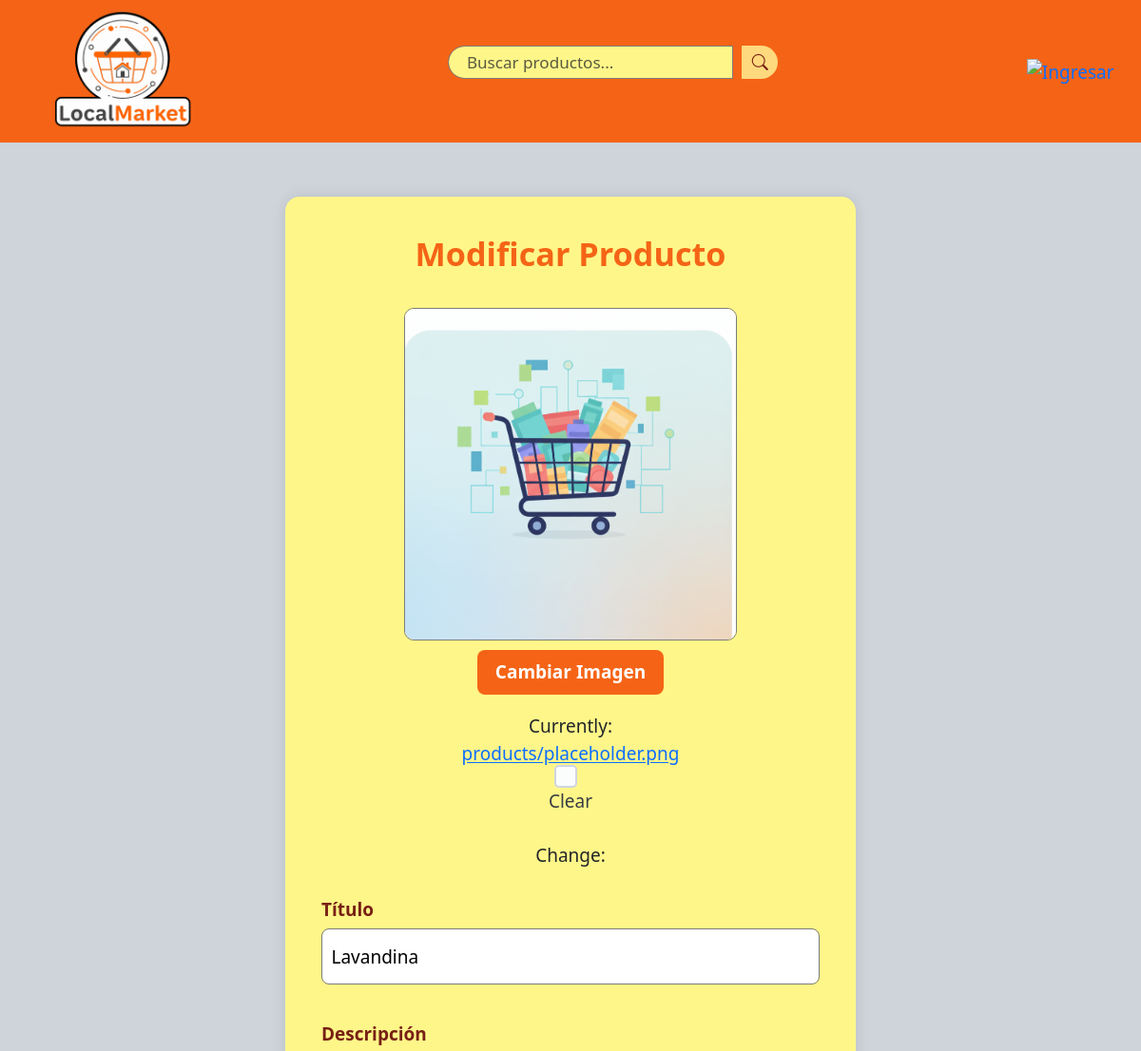
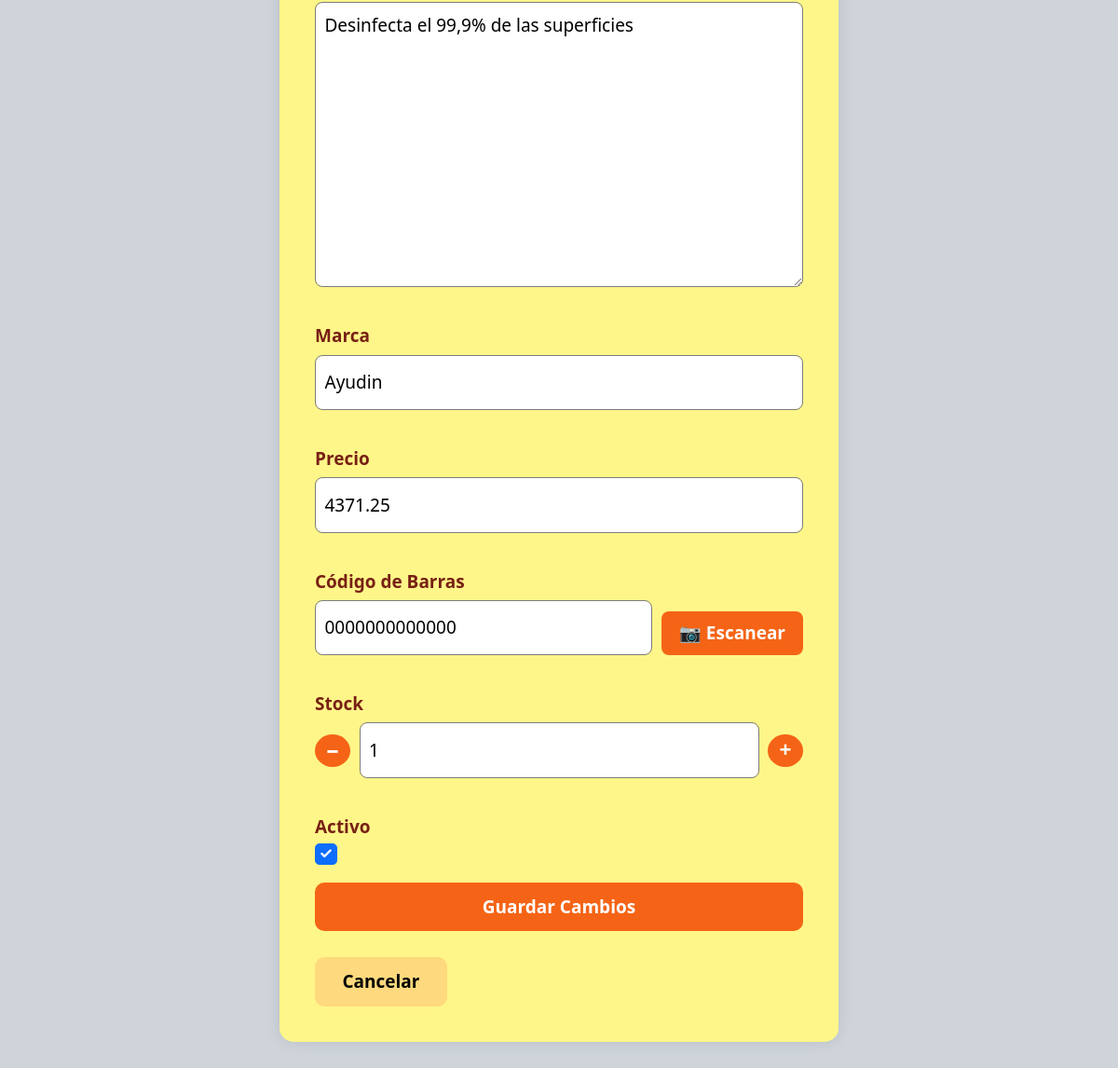
Page /productos/4/modificar/ on the committed database (2 pictures, top to bottom).
### market/models.py (models this page shows, shortened)
class Product(models.Model):
    seller = models.ForeignKey(
        settings.AUTH_USER_MODEL,
        on_delete=models.CASCADE,
        related_name="products"
    )
    title = models.CharField(max_length=200)
    description = models.TextField(blank=True)
    marca = models.CharField(max_length=100, blank=True, default="Generico")
    price = models.DecimalField(max_digits=12, decimal_places=2)
    image = models.ImageField(
        upload_to="products/",
        blank=True,
        null=True,
        default="products/placeholder.png"
    )
    barcode = models.CharField(
        max_length=13,
        blank=True,
        default="0000000000000"
    )
    stock = models.IntegerField(
        blank=True,
        default=1
    )
    created_at = models.DateTimeField(auto_now_add=True)
    active = models.BooleanField(default=True)
    source = models.CharField(max_length=100, blank=True, default="Coto")  # supermercado
    query = models.CharField(max_length=100, blank=True, null=True)  # término de búsqueda

### market/views.py (the view)
# urls.py: path('<int:product_id>/modificar/', views.mod_product, name='mod_product'),
def mod_product(request, product_id):
    product = get_object_or_404(Product, pk=product_id)
    if request.method == 'POST':
        form = ProductForm(request.POST, request.FILES, instance=product)
        if form.is_valid():
            form.save()
            return redirect('market:product_list')
    else:
        form = ProductForm(instance=product)
    return render(request, 'market/mod_product.html', {'form': form})

### market/forms.py
class ProductForm(forms.ModelForm):
    class Meta:
        model = Product
        fields = ["title", "description", "marca", "price", "active", "image","barcode","stock",]
        widgets = {
            "title": forms.TextInput(attrs={"class": "form-control"}),
            "description": forms.Textarea(attrs={"class": "form-control"}),
            "marca": forms.TextInput(attrs={"class": "form-control"}),
            "price": forms.NumberInput(attrs={"class": "form-control"}),
            "active": forms.CheckboxInput(attrs={"class": "form-check-input"}),
            "image": forms.ClearableFileInput(attrs={
                "id": "id_image",
                "accept": "image/*"
            }),
            "barcode": forms.TextInput(attrs={
               "class": "form-control",
               "placeholder": "Ej: 0000000000000"
           }),
            "stock": forms.NumberInput(attrs={
               "class": "form-control",
               "min": "0",
               "placeholder": "Cantidad disponible"
           }),
        }

### market/context_processors.py (called while the page is built)
def user_avatar(request):
    if request.user.is_authenticated:
        avatar_url = get_user_avatar(request.user)
        return {'user_avatar_url': avatar_url}
    return {}

### market/templates/market/mod_product.html (shortened to what this page needs)
{% extends "base.html" %}
{% block content %}
<div class="add-product-container">
  <h2 class="title">Modificar Producto</h2>
  <form method="post" enctype="multipart/form-data" class="add-product-form">
    <div class="image-upload-group">
      <div class="image-preview-wrapper">
        <img id="imagePreview"
             src="{% if form.instance.image %}{{ form.instance.image.url }}{% else %}{{ MEDIA_URL }}products/placeholder.png{% endif %}"
             data-placeholder="{{ MEDIA_URL }}products/placeholder.png"
             alt="Preview imagen"
             class="image-preview">
      </div>
      <button type="button" id="selectImageBtn" class="btn select-image-btn">
        Cambiar Imagen
      </button>
      {{ form.image }}
    </div>
    <div class="form-inputs">
      <div class="form-group">
        <label for="id_title">Título</label>
        {{ form.title }}
      </div>
      <div class="form-group">
        <label for="id_description">Descripción</label>
        {{ form.description }}
      </div>
      <div class="form-group">
        <label for="id_marca">Marca</label>
        {{ form.marca }}
      </div>
      <div class="form-group">
        <label for="id_price">Precio</label>
        {{ form.price }}
      </div>
      <div class="form-group">
        <label for="id_barcode">Código de Barras</label>
        <div class="barcode-group">
          {{ form.barcode }}
          <button type="button" class="barcode-scan-btn" onclick="window.location.href='{% url 'scanner:scan' %}'">
            📷 Escanear
          </button>
        </div>
      </div>
      <div class="form-group">
        <label for="id_stock">Stock</label>
        <div class="stock-group">
          <button type="button" class="stock-btn" onclick="decrementStock()">−</button>
          {{ form.stock }}
          <button type="button" class="stock-btn" onclick="incrementStock()">+</button>
        </div>
      </div>
      <div class="form-group">
        <label for="id_active">Activo</label>
        {{ form.active }}
      </div>
    </div>
    <div class="form-actions">
      <button type="submit" class="btn save-btn">Guardar Cambios</button>
      <a href="{% url 'market:product_list' %}" class="btn cancel-btn">Cancelar</a>
    </div>
  </form>
</div>
{% endblock %}

### static/css/styles.css (style rules this page uses)
:root { --orange-pantone: #f56416ff; --falu-red: #772014ff; --gray: #7c7c7cff; --jasmine: #ffd97dff; --maize: #fff689ff; }
.add-product-container { max-width: 600px; margin: 2rem auto; background-color: var(--maize); padding: 2rem; border-radius: 15px; box-shadow: 0 0 15px rgba(0, 0, 0, 0.1); }
.title { color: var(--orange-pantone); text-align: center; margin-bottom: 2rem; font-size: 1.8rem; }
.image-upload-group { display: flex; flex-direction: column; align-items: center; margin-bottom: 1.5rem; }
.image-preview-wrapper { width: 100%; max-width: 350px; height: 350px; border: 1px solid var(--gray); border-radius: 10px; overflow: hidden; margin-bottom: 0.5rem; }
.image-preview { width: 100%; height: 100%; object-fit: cover; }
.select-image-btn { background-color: var(--orange-pantone); color: #fff; font-weight: 600; padding: 0.5rem 1rem; border-radius: 8px; border: none; cursor: pointer; transition: background-color 0.3s ease; margin-bottom: 1rem; }
.form-inputs .form-group { display: flex; flex-direction: column; margin-bottom: 1rem; }
.form-inputs label { font-weight: 600; margin-bottom: 0.3rem; color: var(--falu-red); }
.form-inputs input, .form-inputs textarea, .form-inputs select { background-color: #fff; color: #000; border: 1px solid var(--gray); border-radius: 8px; padding: 0.5rem; font-size: 1rem; }
.form-inputs textarea { resize: vertical; }
.stock-group { display: flex; align-items: center; gap: 0.5rem; }
.stock-btn { background-color: var(--orange-pantone); color: #fff; border: none; width: 35px; height: 35px; border-radius: 50%; font-size: 1.2rem; font-weight: bold; cursor: pointer; transition: background-color 0.3s ease; display: flex; align-items: center; justify-content: center; }
.form-actions { display: flex; justify-content: flex-start; gap: 0.5rem; margin-top: 1rem; flex-wrap: wrap; }
.save-btn, .scanner-btn { background-color: var(--orange-pantone); border: none; color: #fff; font-weight: 600; padding: 0.6rem 1.5rem; border-radius: 10px; cursor: pointer; transition: background-color 0.3s ease; text-decoration: none; display: inline-block; }
.cancel-btn { background-color: var(--jasmine); color: #000; font-weight: 600; padding: 0.6rem 1.5rem; border-radius: 10px; text-decoration: none; transition: background-color 0.3s ease; display: inline-block; }
.barcode-group { display: flex; align-items: flex-end; gap: 0.5rem; }
.barcode-group input { flex: 1; }
.barcode-scan-btn { background-color: var(--orange-pantone); color: #fff; border: none; padding: 0.5rem 1rem; border-radius: 8px; font-weight: 600; cursor: pointer; transition: background-color 0.3s ease; white-space: nowrap; }

### static/dashboard/dashboard.css (style rules this page uses)
:root { --orange-pantone: #f56416ff; --falu-red: #772014ff; --gray: #7c7c7cff; --jasmine: #ffd97dff; --maize: #fff689ff; }
h2 { color: var(--falu-red) ; margin: 2px auto; }

### rows in the picture
Product: image (placeholder picture), title "Lavandina", description "Desinfecta el 99,9% de las superficies", marca "Ayudin", price "4371.25", barcode "0000000000000", stock "1", active "☑"
